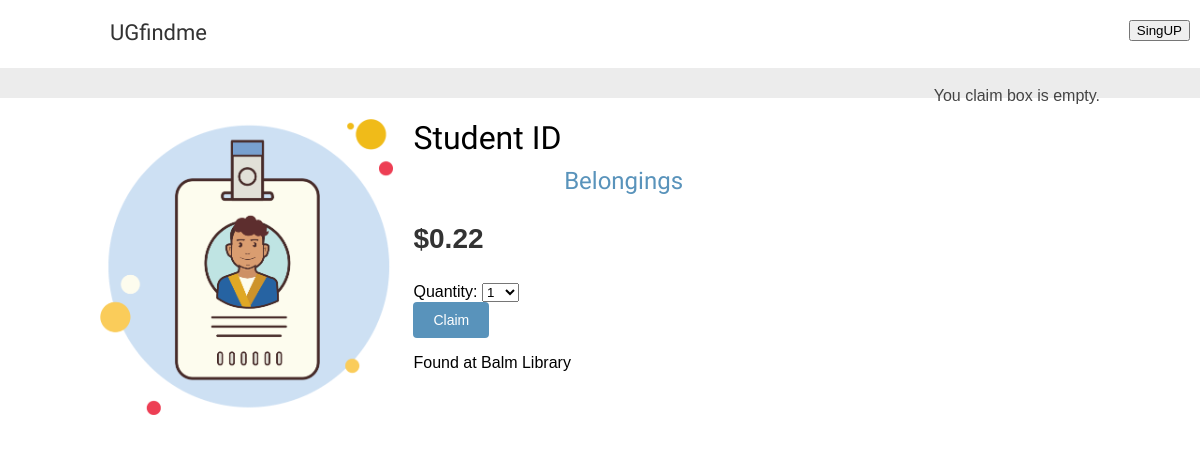
Screenshot of /3/student-id/ with the database file from the repository.
### shop/models.py (models this page shows, shortened)
class Product(models.Model):
    category = models.ForeignKey(Category, related_name='products',on_delete=models.CASCADE)
    name = models.CharField(max_length=200)
    slug = models.SlugField(max_length=200)
    image = models.ImageField(upload_to='products/%Y/%m/%d', blank=True)
    description = models.TextField(blank=True)
    price = models.DecimalField(max_digits=10,decimal_places=2)
    available = models.BooleanField(default=True)
    created = models.DateTimeField(auto_now_add=True)
    updated = models.DateTimeField(auto_now=True)
    class Meta:
        ordering =['name']
        indexes =[
            models.Index(fields=['id','slug']),
            models.Index(fields=['name']),
            models.Index(fields=['-created'])
        ]

class Category(models.Model):
    name = models.CharField(max_length=200)
    slug = models.SlugField(max_length=200, unique=True)
    class Meta:
        ordering =['name']
        indexes= [
            models.Index(fields=['name']),
        ]
        verbose_name ='category'
        verbose_name_plural ='categories'
    def get_absolute_url(self):
        return reverse(
            'shop:product_list_by_category', args=[self.slug]
        )
    def __str__(self):
        return self.name

### shop/views.py (the view)
# urls.py: path('<int:id>/<slug:slug>/', views.product_detail,name='product_detail'),
def product_detail(request,id,slug):
    product =get_object_or_404(
        Product, id=id, slug=slug, available=True
    )
    claim_product_form = ClaimAddProductForm()
    return render(
        request,
        'shop/product/detail.html',
        {'product':product,'claim_product_form': claim_product_form}
    )

### claim/forms.py
class ClaimAddProductForm(forms.Form):
    quantity = forms.TypedChoiceField(
        choices=PRODUCT_QUNANTITY_CHOICES,
        coerce=int
    )
    override = forms.BooleanField(
        required=False,
        initial=False,
        widget=forms.HiddenInput
    )

### shop/templates/shop/product/detail.html (shortened to what this page needs)
{% extends "shop/base.html" %}
{% load static %}
{% block content %}
  <div class="product-detail">
    <img src="{% if product.image %}{{ product.image.url }}{% else %}
    {% static "img/no_image.png" %}{% endif %}">
    <h1>{{ product.name }}</h1>
    <h2>
      <a href="{{ product.category.get_absolute_url }}">
        {{ product.category }}
      </a>
    </h2>
    <p class="price">${{ product.price }}</p>
    <form action="{% url "claim:claim_add" product.id %}" method="post">
      {{ claim_product_form }}
      <input type="submit" value="Claim">
    </form>
    {{ product.description|linebreaks }}
  </div>
{% endblock %}

### shop/static/css/base.css (style rules this page uses)
body { margin:0; padding:0; font-family:helvetica, sans-serif; }
h1, h2, h3, h4, h5 , h6 { font-family: 'Ubuntu', sans-serif; font-weight:normal; }
a { text-decoration:none; color:#5993bb; }
a.button, input[type="submit"] { color:#fff; background:#5993bb; border-radius:4px; padding:10px 20px; font-size:14px; border:0; }
h2 { text-align: center; }
.product-detail { text-align:justify; }
.product-detail .price { color:#333; font-size:28px; font-weight:bold; }
.product-detail img { width:40%; float:left; padding:0 20px 20px 0; }
.product-detail h1 { margin-bottom:0; }
.product-detail h2 { margin-top:10px; }

### rows the page displays
Product: image (picture), name "Student ID", category "Belongings", price "0.22", description "Found at Balm Library"
